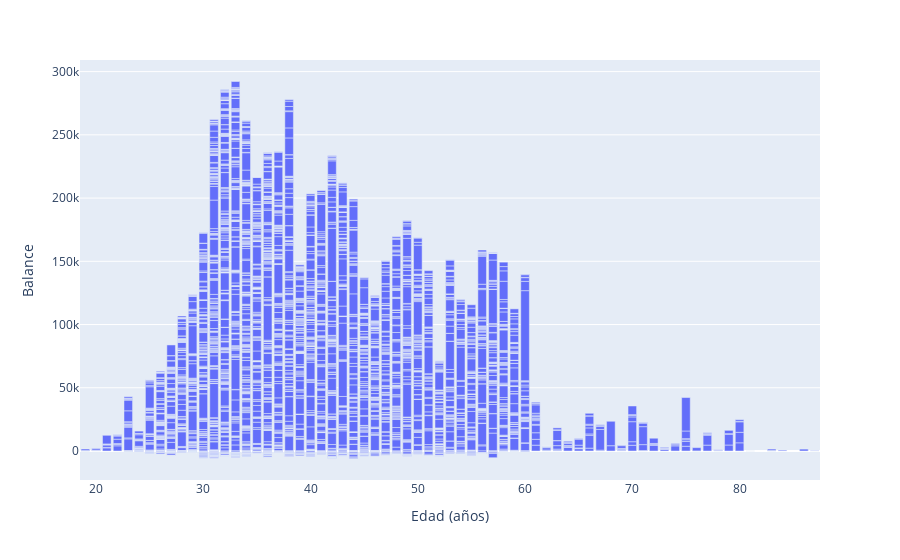

The cell this chart's notebook holds for it:
### Code cell
fig=px.bar(x=data["age"],y=data["balance"])
fig.update_layout(
    xaxis_title='Edad (años)',  # Cambia el nombre del eje X
    yaxis_title='Balance',   # Cambia el nombre del eje Y
)
fig.show()

### Figure 1 — Plotly figure (JSON) as saved in the notebook; plotly's stock layout.template omitted (floating-point values rounded to 4 significant figures; data arrays with more than 128 entries replaced by an {"elided": "..."} marker saying what was removed)
{"data": [{"alignmentgroup": "True", "hovertemplate": "x=%{x}<br>y=%{y}<extra></extra>", "legendgroup": "", "marker": {"color": "#636efa", "pattern": {"shape": ""}}, "name": "", "offsetgroup": "", "orientation": "v", "showlegend": false, "textposition": "auto", "type": "bar", "x": {"elided": "4521 int values"}, "xaxis": "x", "y": {"elided": "4521 int values"}, "yaxis": "y"}], "layout": {"barmode": "relative", "legend": {"tracegroupgap": 0}, "margin": {"t": 60}, "xaxis": {"anchor": "y", "domain": [0, 1], "title": {"text": "Edad (años)"}}, "yaxis": {"anchor": "x", "domain": [0, 1], "title": {"text": "Balance"}}}}
